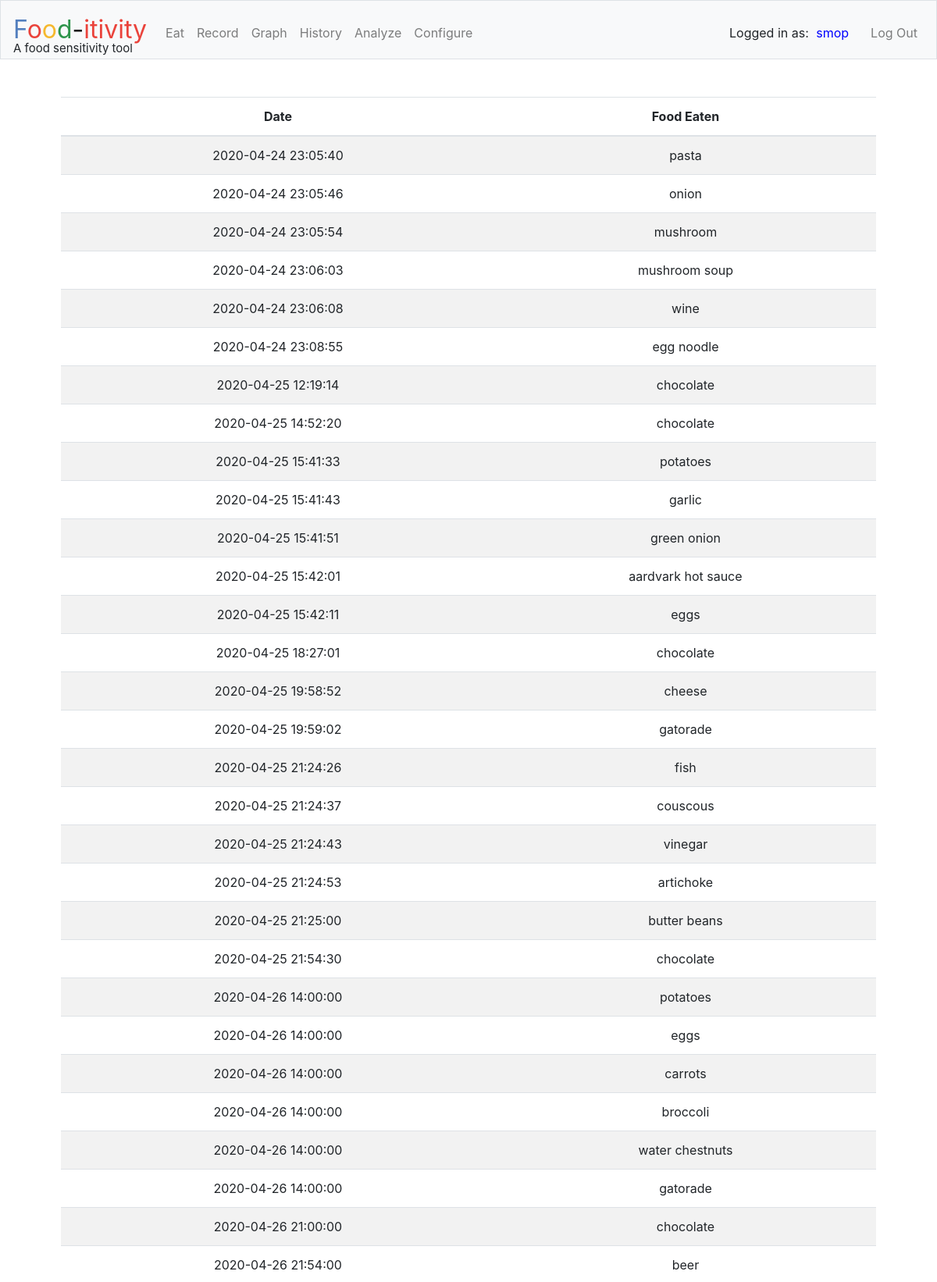
Screenshot of /history (signed in, upper part) with the database file from the repository.
### tables this page shows
CREATE TABLE 'foods' ('id' INTEGER PRIMARY KEY AUTOINCREMENT NOT NULL,             'user_id' NUMERIC NOT NULL, 'food_item' TEXT NOT NULL, 'date' DATE );

### application.py (the view)
@app.route("/history")
@login_required
def history():
    foods = db.execute("SELECT date, food_item FROM foods WHERE user_id=:user_id", user_id=session["user_id"])
    return render_template("history.html", foods=foods)

### application.py (called while the page is built)
@app.after_request
def after_request(response):
    response.headers["Cache-Control"] = "no-cache, no-store, must-revalidate"
    response.headers["Expires"] = 0
    response.headers["Pragma"] = "no-cache"
    return response

### helpers.py (called while the page is built)
def login_required(f):
    @wraps(f)
    def decorated_function(*args, **kwargs):
        if session.get("user_id") is None:
            return redirect("/login")
        return f(*args, **kwargs)
    return decorated_function

### templates/history.html (shortened to what this page needs)
{% extends "layout.html" %}
{% block main %}
<table class="table table-striped">
    <thead>
    <tr>
        <th>Date</th>
        <th>Food Eaten</th>
    </tr>
    </thead>
   {% for food in foods %}
    <tr>
        <td>{{ food["date"] }}</td>
        <td>{{ food["food_item"] }}</td>
    </tr>
    {% endfor %}
</table>
{% endblock %}

### templates/layout.html (shortened to what this page needs)
<!DOCTYPE html>
<html lang="en">
    <head>
        <link href="https://maxcdn.bootstrapcdn.com/bootstrap/4.1.3/css/bootstrap.min.css" rel="stylesheet">
        <link href="/static/styles.css" rel="stylesheet">
    </head>
    <body>
        <nav class="navbar navbar-expand-md navbar-light bg-light border">
            <a class="navbar-brand" href="/"><span class="blue">F</span><span class="red">o</span><span class="yellow">o</span><span class="green">d</span>-<span class="red">itivity</span></a>
            <div class="collapse navbar-collapse" id="navbar">
                {% if session.user_id %}
                    <ul class="navbar-nav mr-auto mt-2">
                        <li class="nav-item"><a class="nav-link" href="/eat">Eat</a></li>
                        <li class="nav-item"><a class="nav-link" href="/record">Record</a></li>
                        <li class="nav-item"><a class="nav-link" href="/graph">Graph</a></li>
                        <li class="nav-item"><a class="nav-link" href="/history">History</a></li>
                        <li class="nav-item"><a class="nav-link" href="/">Analyze</a></li>
                        <li class="nav-item"><a class="nav-link" href="/configure">Configure</a></li>
                    </ul>
                    <ul class="navbar-nav ml-auto mt-2">
                        <li class="nav-item" id="user_display">Logged in as:  <span id="user_display_name">{{ session["username"] }}</span></li>
                        <li class="nav-item"><a class="nav-link" href="/logout">Log Out</a></li>
                    </ul>
                {% else %}
                    <ul class="navbar-nav ml-auto mt-2">
                        <li class="nav-item"><a class="nav-link" href="/register">Register</a></li>
                        <li class="nav-item"><a class="nav-link" href="/login">Log In</a></li>
                    </ul>
                {% endif %}
            </div>
            <div id="site_description">
                A food sensitivity tool
            </div>
        </nav>
        <main class="container p-5">
            {% block main %}{% endblock %}
        </main>
    </body>
</html>

### static/styles.css (style rules this page uses)
#site_description { position: absolute; top: 50px; font-size: 15px; }
#user_display { margin: 8px 20px 0px 0px; }
#user_display_name { margin-left: 5px; color: blue; }
nav .navbar-brand { font-size: xx-large; }
nav .navbar-brand .blue { color: #537fbe; }
nav .navbar-brand .red { color: #ea433b; }
nav .navbar-brand .yellow { color: #f5b82e; }
nav .navbar-brand .green { color: #2e944b; }
main { overflow-x: auto; text-align: center; }

### rows the page displays
foods: date "2020-04-24 23:05:40", food_item "pasta"
foods: date "2020-04-24 23:05:46", food_item "onion"
foods: date "2020-04-24 23:05:54", food_item "mushroom"
foods: date "2020-04-24 23:06:03", food_item "mushroom soup"
foods: date "2020-04-24 23:06:08", food_item "wine"
foods: date "2020-04-24 23:08:55", food_item "egg noodle"
foods: date "2020-04-25 12:19:14", food_item "chocolate"
foods: date "2020-04-25 14:52:20", food_item "chocolate"
foods: date "2020-04-25 15:41:33", food_item "potatoes"
foods: date "2020-04-25 15:41:43", food_item "garlic"
foods: date "2020-04-25 15:41:51", food_item "green onion"
foods: date "2020-04-25 15:42:01", food_item "aardvark hot sauce"
foods: date "2020-04-25 15:42:11", food_item "eggs"
foods: date "2020-04-25 18:27:01", food_item "chocolate"
foods: date "2020-04-25 19:58:52", food_item "cheese"
foods: date "2020-04-25 19:59:02", food_item "gatorade"
foods: date "2020-04-25 21:24:26", food_item "fish"
foods: date "2020-04-25 21:24:37", food_item "couscous"
foods: date "2020-04-25 21:24:43", food_item "vinegar"
foods: date "2020-04-25 21:24:53", food_item "artichoke"
foods: date "2020-04-25 21:25:00", food_item "butter beans"
foods: date "2020-04-25 21:54:30", food_item "chocolate"
foods: date "2020-04-26 14:00:00", food_item "potatoes"
foods: date "2020-04-26 14:00:00", food_item "eggs"
foods: date "2020-04-26 14:00:00", food_item "carrots"
foods: date "2020-04-26 14:00:00", food_item "broccoli"
foods: date "2020-04-26 14:00:00", food_item "water chestnuts"
foods: date "2020-04-26 14:00:00", food_item "gatorade"
foods: date "2020-04-26 21:00:00", food_item "chocolate"
foods: date "2020-04-26 21:54:00", food_item "beer"

### other values shown
{{ session["username"] }} "smop"
